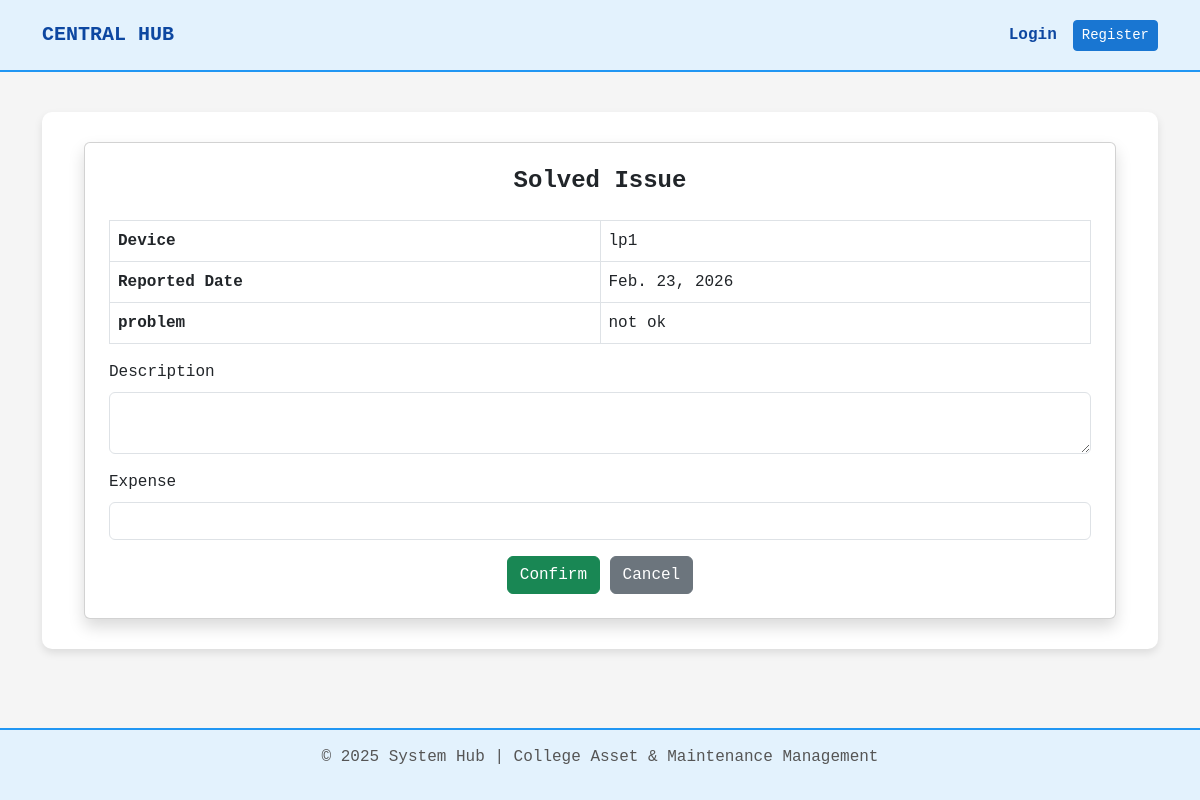
/issue/solve/9/, run on the app's committed database.
### core/models.py (models this page shows, shortened)
class DeviceIssues(models.Model):
    issue_id = models.AutoField(primary_key=True)
    device = models.ForeignKey(
        'Device',
        on_delete=models.CASCADE,
        related_name="issues"
    )
    reported_by = models.ForeignKey(
        settings.AUTH_USER_MODEL,
        on_delete=models.SET_NULL,
        null=True,
        related_name="reported_device_issues"
    )
    issue_description = models.TextField()
    report_date = models.DateField(auto_now_add=True)
    repaired_date = models.DateField(null=True, blank=True)
    repaired_by = models.ForeignKey(
        settings.AUTH_USER_MODEL,
        on_delete=models.SET_NULL,
        null=True,
        blank=True,
        related_name="repaired_device_issues"
    )
    repaired_description = models.TextField(null=True, blank=True)
    precautions = models.TextField(null=True, blank=True)
    cost = models.DecimalField(
        max_digits=10,
        decimal_places=2,
        null=True,
        blank=True
    )
    STATUS_CHOICES = [
        ('Pending', 'Pending'),
        ('In Progress', 'In Progress'),
        ('Solved', 'Solved'),
    ]
    status = models.CharField(
        max_length=20,
        choices=STATUS_CHOICES,
        default='Pending'
    )

class Device(models.Model):
    STATUS_CHOICES = [
        ('Working', 'Working'),
        ('Reported', 'Reported'),
    ]
    device_id = models.AutoField(primary_key=True)
    device_type = models.ForeignKey(DeviceType, on_delete=models.SET_NULL, null=True)
    label_no = models.CharField(max_length=50, unique=True)
    device_model = models.CharField(max_length=100)
    device_brand = models.CharField(max_length=100)
    device_cost = models.DecimalField(max_digits=10, decimal_places=2)
    manufactured_year = models.PositiveIntegerField()
    purchased_date = models.DateField()
    status = models.CharField(
        max_length=20,
        choices=STATUS_CHOICES,
        default='Working'
    )
    device_image = models.ImageField(upload_to='devices/', null=True, blank=True)
    department = models.ForeignKey(Department, on_delete=models.SET_NULL, null=True, blank=True)
    block_number = models.CharField(max_length=50, null=True, blank=True)
    floor_number = models.CharField(max_length=20, null=True, blank=True)
    room_number = models.CharField(max_length=20, null=True, blank=True)

### core/views.py (the view, shortened to what this page needs)
# urls.py: path('issue/solve/<int:pk>/', views.issue_solved, name='issue_solved'),
def issue_solved(request, pk):
    issue = get_object_or_404(DeviceIssues, issue_id=pk)
    return render(request, 'issue_solved.html', {
        'issue': issue
    })

### templates/issue_solved.html (shortened to what this page needs)
{% extends 'base.html' %}
{% block content %}
<div class="container">
    <div class="card shadow p-4">
        <h4 class="fw-bold mb-4 text-center">Solved Issue</h4>
        <table class="table table-bordered">
            <tr>
                <th>Device</th>
                <td>{{ issue.device.label_no }}</td>
            </tr>
            <tr>
                <th>Reported Date</th>
                <td>{{ issue.report_date }}</td>
            </tr>
            <tr>
                <th>problem</th>
                <td>{{ issue.issue_description }}</td>
            </tr>
        </table>
        <form method="POST">
            <div class="mb-3">
                <label class="form-label"> Description</label>
                <textarea name="solution_description"
                          class="form-control" required></textarea>
            </div>
            <div class="mb-3">
                <label class="form-label">Expense</label>
                <input type="number" step="0.01"
                       name="cost"
                       class="form-control" required>
            </div>
            <div class="text-center">
                <button type="submit" class="btn btn-success">
                    Confirm
                </button>
                <a href="{% url 'device_issues' issue.device.device_id %}"
                class="btn btn-secondary">
                    Cancel
                </a>
            </div>
        </form>
    </div>
</div>
{% endblock %}

### templates/base.html (style rules this page uses)
body { background-color: #F5F5F5; color: #333; font-family: 'Courier New', monospace; min-height: 100vh; display: flex; flex-direction: column; }

### data on the page
DeviceIssues: device.label_no "lp1", report_date "Feb. 23, 2026", issue_description "not ok"
